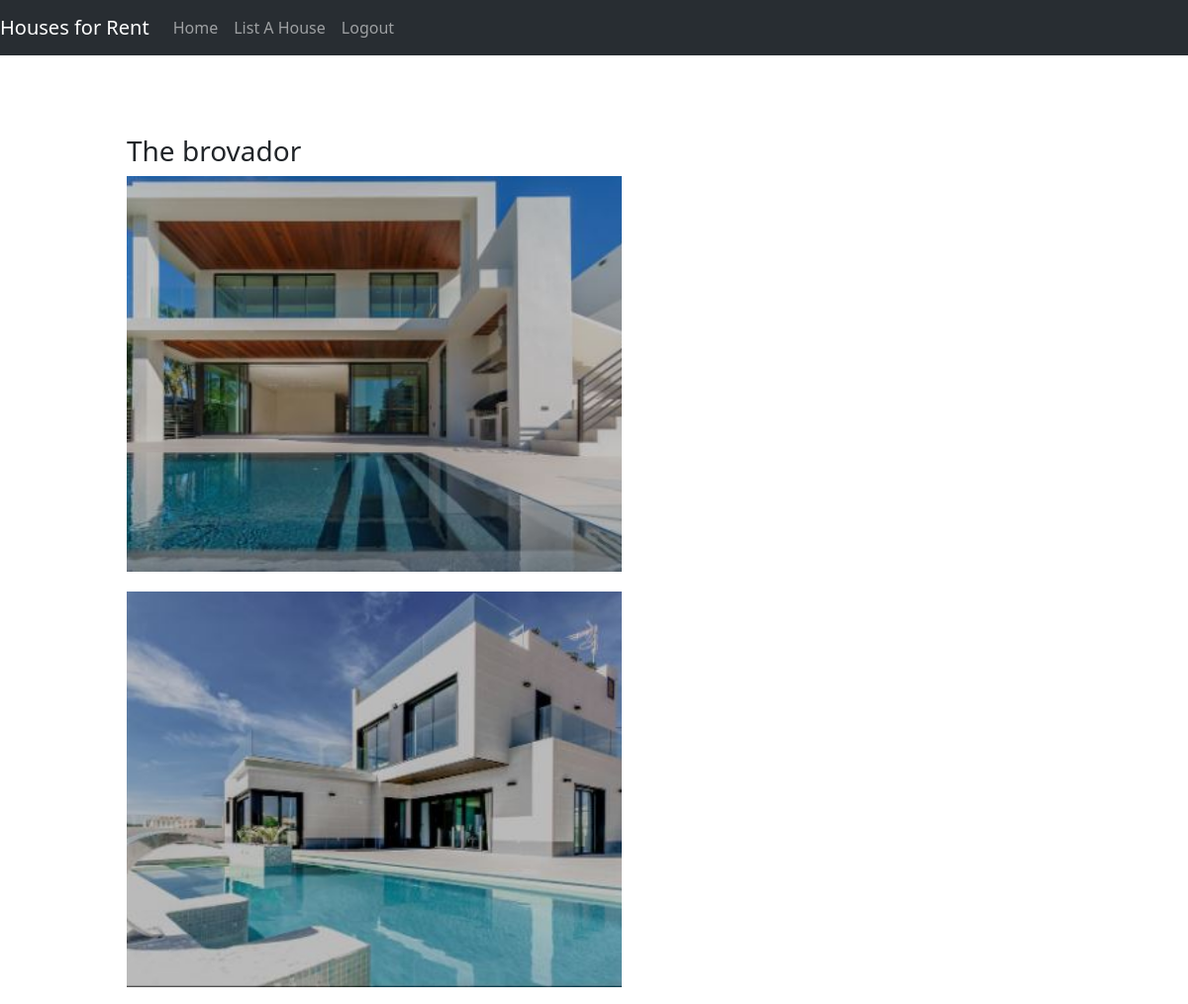
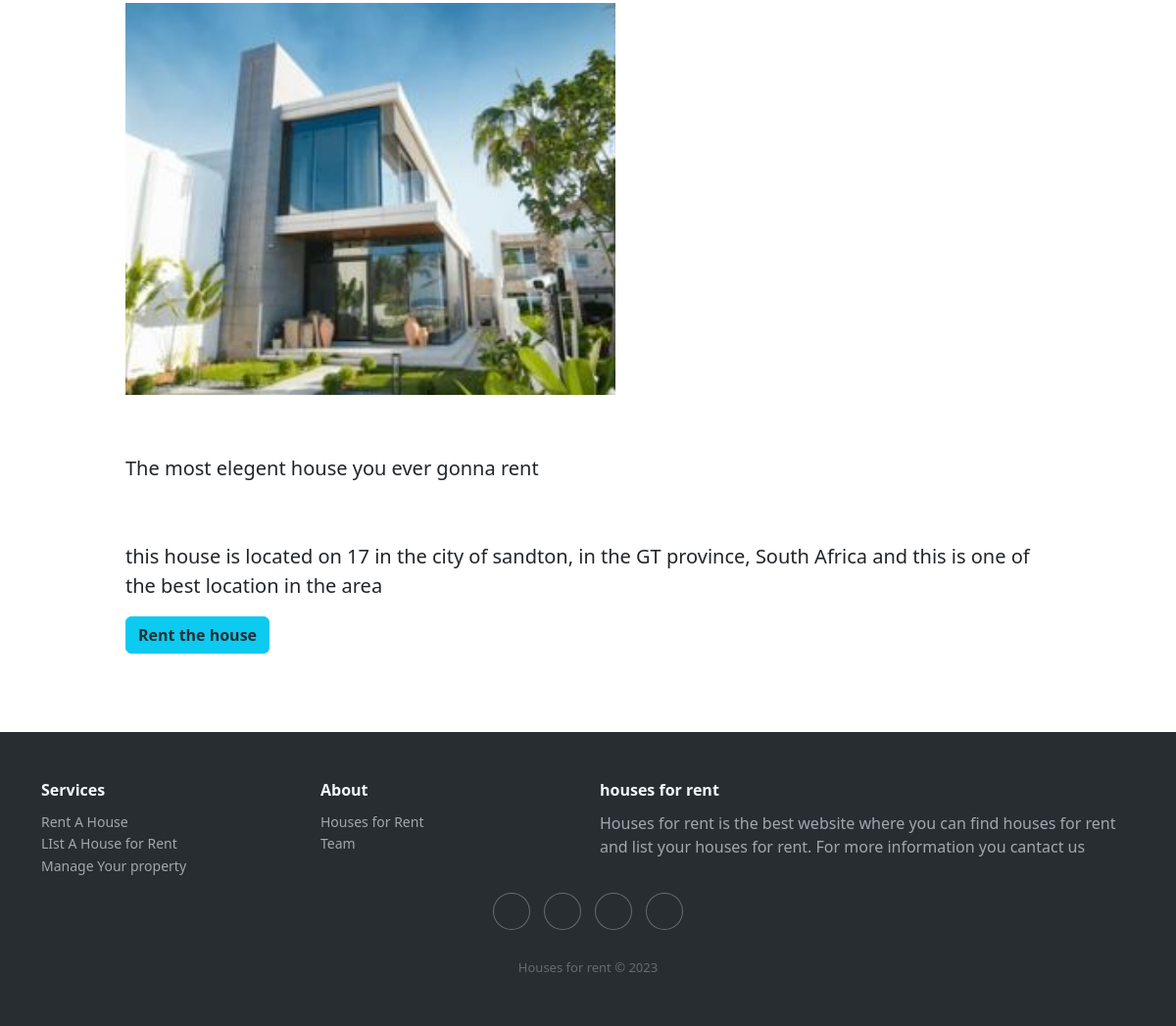
The page /house/5 (signed in) on the database its author committed (2 pictures, top to bottom).
### house_project/models.py (models this page shows, shortened)
class House(models.Model):
    name = models.CharField(max_length=100)
    address = models.CharField(max_length=100)
    city = models.CharField(max_length=100)
    state = models.CharField(max_length=2)
    country = models.CharField(max_length=100)
    description = models.TextField()
    house_host = models.ForeignKey('User', on_delete=models.CASCADE, related_name='hosted_houses')
    guest = models.ForeignKey('User', on_delete=models.CASCADE, null=True, blank=True, related_name='rented_houses')
    is_rented = models.BooleanField(default=False)
    rent = models.DecimalField(max_digits=10, decimal_places=2, default=0)

class House_image(models.Model):
    house = models.ForeignKey(House, on_delete=models.CASCADE)
    image = models.ImageField(upload_to='images/', blank=True, null=True)

### house_project/views.py (the view)
# urls.py: path('house/<int:id>', views.house, name='house'),
@login_required(login_url="user_login")
def house(request, id):
    houses = House.objects.get(id=id)
    images = House_image.objects.filter(house=houses)
    return render(request, "house.html", {"house": houses, "images": images})

### house_project/templates/house.html
{% extends 'layout.html' %}
{% block content %}
    <div class="container-div">
        <h3>{{ house.name }}</h3>
        <div class="main-div">
            {% for image in images %}
                <div class="div-1">
                    <img class="img-tag" src="{{ image.image.url }}" alt="house-image">
                </div>
            {% endfor %}
        </div>
        <p>{{ house.description }}</p>
        <p>this house is located on {{ house.address }} in the city of {{ house.city }}, in the {{ house.state }} province, {{ house.country }} and this is one of the best location in the area</p>
        {% if not house.is_rented and not request.user == house.guest and not request.user == house.house_host %}
            <button class="btn btn-info"><strong><a class="button-link" href="{% url 'rent_house' house.id %}">Rent the house</a></strong></button>
        {% elif request.user == house.house_host %}
            <button class="btn btn-info"><strong><a class="button-link" href="{% url 'edit_house' house.id %}">Edit house</a></strong></button>
        {% elif request.user == house.guest %}
            <button class="btn btn-info"><strong><a class="button-link" href="{% url 'rent_house' house.id %}">Return the house</a></strong></button>
        {% else %}
            <button class="btn btn-danger"><strong>House occupied</strong></button>
        {% endif %}
    </div>
{% endblock %}

### house_project/static/house_project/style.css (style rules this page uses)
.container-div { margin: 5em 8em; }
.container-div p { font-size: 20px; margin-top: 3em; }
.button-link { text-decoration: none; color: #282d32; }
.div-1 { width: 500px; height: 400px; text-align: center; }
.main-div { display: flex; column-gap: 20px; row-gap: 20px; flex-wrap: wrap; text-align: center; }
.img-tag { width: 500px; height: 400px; object-fit: cover; object-position: center; }

### rows shown on the page
House: name "The brovador", description "The most elegent house you ever gonna rent", address "17", city "sandton", state "GT", country "South Africa"
House_image: image (picture)
House_image: image (picture)
House_image: image (picture)
